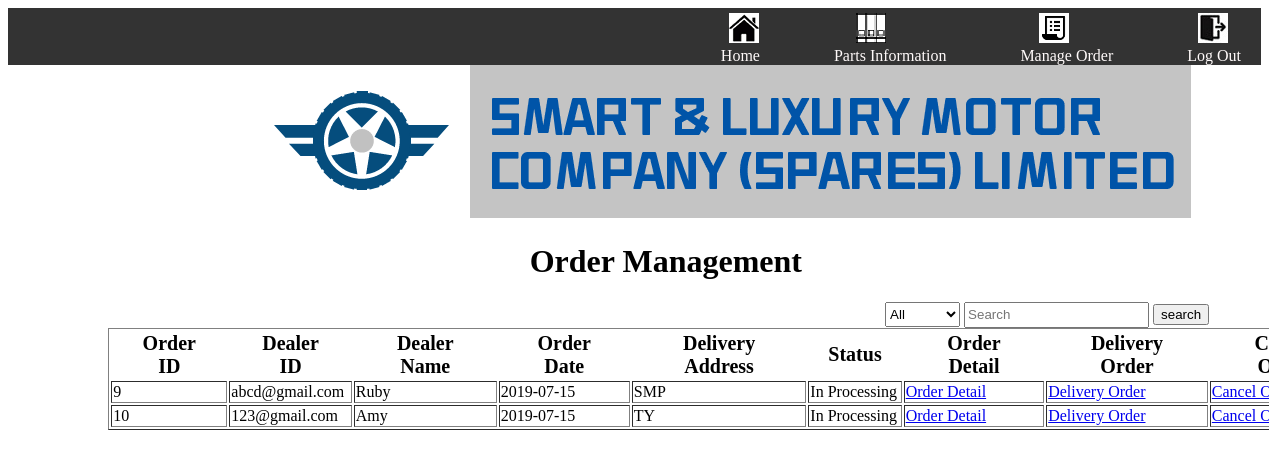
/ManageOrder.php, run on the app's committed database.
### tables this page shows
CREATE TABLE `orders` (
  `orderID` int(11) NOT NULL,
  `dealerID` varchar(50) NOT NULL,
  `orderDate` date NOT NULL,
  `deliveryAddress` varchar(255) DEFAULT NULL,
  `status` int(1) NOT NULL
);

CREATE TABLE `dealer` (
  `dealerID` varchar(50) NOT NULL,
  `password` varchar(50) NOT NULL,
  `name` varchar(50) NOT NULL,
  `phoneNumber` varchar(50) NOT NULL,
  `address` varchar(255) NOT NULL
);

### ManageOrder.php (the view, shortened to what this page needs)
<!DOCTYPE html>
<html lang="en">
<head>
    <link rel="stylesheet" href="Style.css" />
</head>
<body>
<div class="menu">
    <nav class="navbar">
        <ul class="right-menu">
            <li><a href="HomePage.php" target="content"><img src="picture/HomePage.png" alt=""><br> Home</a></li>
            <li><a href="PartsInformation.php" target="content"><img src="picture/folder-128.png" alt=""><br> Parts Information</a></li>
            <li><a href="ManageOrder.php" target="content"><img src="picture/order-128.png" alt=""> <br>Manage Order</a></li>
            <li><a href="javascript://" onclick="self.parent.location='Login.php'" target=""><img src="picture/LogOut.jpg" alt=""> <br>Log Out</a></li>
        </ul>
    </nav>
</div>
<a href="HomePage.php"><img src="picture/CompanyName.png" alt=""></a>
<h1>Order Management</h1>
<?php
$conn = mysqli_connect("127.0.0.1", "root", "", "projectdb")
or die(mysqli_connect_error());
?>
<form>
<select class="search" name="dropDown" size="1">
    <option value="">All</option>
</select>
<input type="text" placeholder="Search " name="search" id="searchBar">
    <input type="submit"value="search" name="submitbtn">
</form>
<table width="100%" border="1" class="orderMan">
    <tr>
        <th scope="col">Order ID</th>
        <th scope="col">Dealer ID</th>
        <th scope="col">Dealer Name</th>
        <th scope="col">Order Date</th>
        <th scope="col">Delivery Address</th>
        <th scope="col">Status</th>
        <th>Order Detail</th>
        <th>Delivery Order</th>
        <th>Cancel Order</th>
    </tr>
<?php
if(isset($_POST['submitbtn'])) {
    if (!empty($_POST['dropDown']) && !empty($_POST['search'])) {
            $option = $_POST['dropDown'];
            $search = $_POST['search'];
        if ($option == 'dealerID') {
            $sql = "SELECT orderID,dealer.dealerID,name,orderDate, deliveryAddress,status FROM orders,dealer where orders.dealerID = dealer.dealerID AND dealer.dealerID LIKE '%$search%' ;";
        } else {
            $sql = "SELECT orders.orderID,dealer.dealerID,name,orderDate, deliveryAddress,status FROM orders,dealer where orders.dealerID = dealer.dealerID AND $option LIKE '%$search%' ;";
        }
        $rs = mysqli_query($conn, $sql)
        or die(mysqli_error($conn));
    } else {
        $sql = "SELECT orders.orderID,dealer.dealerID,name,orderDate, deliveryAddress,status FROM orders,dealer where orders.dealerID = dealer.dealerID;";
        $rs = mysqli_query($conn, $sql)
        or die(mysqli_error($conn));
    }
    while ($rc = mysqli_fetch_assoc($rs)) {
        if($rc['status']==0)
            $status = "In Processing";
        else if($rc['status']==1)
            $status = "Delivering";
        else if($rc['status']==2)
            $status = "Canceled";
        else $status = "Completed";
        ?>
        <tr>
            <td><?php echo $rc['orderID'] ?></td>
            <td><?php echo $rc['dealerID']; ?></td>
            <td><?php echo $rc['name']; ?></td>
            <td><?php echo $rc['orderDate']; ?></td>
            <td><?php echo $rc['deliveryAddress']; ?></td>
            <td><?php echo $status ?></td>
            <td><input type="button" value="Order Detail" onClick="setValue('<?php echo $rc['orderID']?>');"></td>
            <td><a href="delivering.php?orderID=<?php echo $rc['orderID']?>">Delivery Order</a></td>
            <td><a href="deleteOrder.php?orderID=<?php echo $rc['orderID']?>">Cancel Order</a></td>
        </tr>
        <?php
    };
}else{
            $sql = "SELECT orderID,dealer.dealerID,name,orderDate, deliveryAddress,status FROM orders,dealer where  orders.dealerID = dealer.dealerID;";
            $rs = mysqli_query($conn, $sql)
            or die(mysqli_error($conn));
        while ($rc = mysqli_fetch_assoc($rs)) {
            if($rc['status']==0)
                $status = "In Processing";
            else if($rc['status']==1)
                $status = "Delivering";
            else if($rc['status']==2)
                $status = "Canceled";
            else $status = "Completed";
        ?>
    <tr>
        <td><?php echo $rc['orderID'] ?></td>
        <td><?php echo $rc['dealerID']; ?></td>
        <td><?php echo $rc['name']; ?></td>
        <td><?php echo $rc['orderDate']; ?></td>
        <td><?php echo $rc['deliveryAddress']; ?></td>
        <td><?php echo $status ; ?></td>
        <td><a href="OrderDetail.php?orderID=<?php echo $rc['orderID']?>">Order Detail</a></td>
        <td><a href="delivering.php?orderID=<?php echo $rc['orderID']?>">Delivery Order</a></td>
        <td><a href="deleteOrder.php?orderID=<?php echo $rc['orderID']?>">Cancel Order</a></td>
    </tr>
    <?php
    };
}
        ?>
</table>
</body>
</html>

### Style.css (style rules this page uses)
.menu { margin: 0; padding: 0; background-color: #333333; }
.menu::after { content: ""; display: table; clear: both; }
nav { float: right; margin-right: 20px; }
nav ul { margin: 0; padding: 0; list-style: none; }
nav li { display: inline-block; margin-left: 70px; padding-top: 5px; }
nav a { color: snow; text-align: center; text-decoration: none; }
body { background-image: url(picture/bg.png); background-size: cover; }
img { margin-left: 20%; }
h1 { font-size: 24pt; text-align: center; margin-left: 5%; }
table { width: 100%; table-layout: fixed; display: inline-block; margin-left:20px ; margin-right: 20px; }
.orderMan { margin-left: 8%; }
th { font-size: 20px; border: 1px; padding-left: 20px; padding-right: 20px; }
#searchBar { height: 20px; }
.search { height: 25px; margin-left: 70%; padding: 0px; }

### data on the page
orders: orderID "9", dealerID.dealerID "abcd@gmail.com", dealerID.name "Ruby", orderDate "2019-07-15", deliveryAddress "SMP", status "In Processing"
orders: orderID "10", dealerID.dealerID "123@gmail.com", dealerID.name "Amy", orderDate "2019-07-15", deliveryAddress "TY", status "In Processing"
